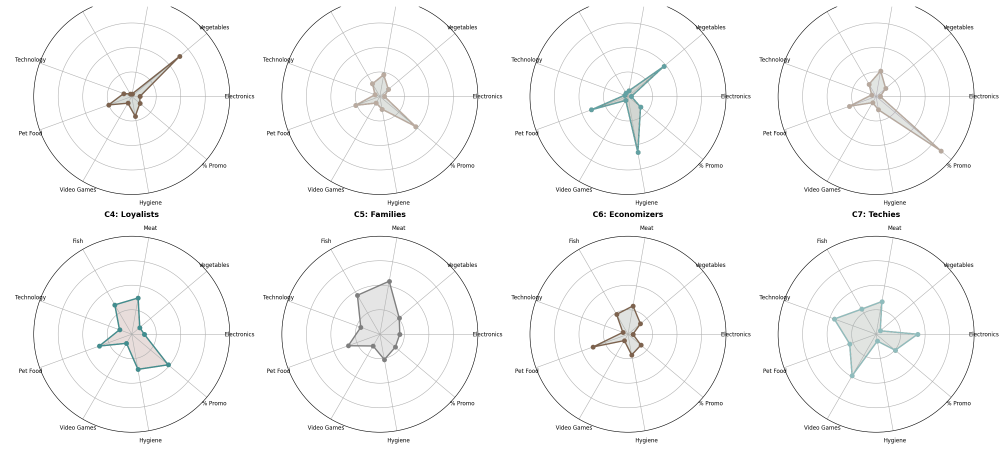
#> input picture web_app/imagens/charts/radar_individual.png, 3021 x 1355 px, found by its file name (shown at 1/3 size)
$ python process_nb4_images.py
#> lines starting #> are read from the running program, lines starting #| are printed output that depends on the picture; after the words box and inside, x2 and y2 are one past the last pixel; in counts of white or black regions, pixels touching at a corner belong together
import os
import numpy as np
from PIL import Image

def hex_to_rgb(h):
    h = h.lstrip('#')
    return tuple(int(h[i:i+2], 16) for i in (0, 2, 4))

old_colors = np.array([
    [31, 119, 180],   # 0: blue
    [255, 127, 14],   # 1: orange
    [44, 160, 44],    # 2: green
    [214, 39, 40],    # 3: red
    [148, 103, 189],  # 4: purple
    [140, 86, 75],    # 5: brown
    [227, 119, 194],  # 6: pink
    [127, 127, 127],  # 7: gray
    [188, 189, 34],   # 8: olive
    [23, 190, 207],   # 9: cyan
])

segment_colors_hex = {
    0: "#8B9D83", # Sage Green
    1: "#D3A975", # Warm Sand
    2: "#B07D62", # Terracotta
    3: "#6B7D7D", # Slate Blue/Grey
    4: "#E0C3A0", # Light Beige
    5: "#9D5C4A", # Rust
    6: "#C5A880", # Camel
    7: "#5C6B5D"  # Forest Green
}
new_colors = np.array([hex_to_rgb(segment_colors_hex[i]) for i in range(8)])

def process_image(img_path, crop_top=60):
#> called with crop_top = 60
    if not os.path.exists(img_path):
        return

    img = Image.open(img_path).convert("RGB")
#> img is the input picture: PIL image 3021x1355 RGB; mean R, G, B 249.3, 249.4, 249.3

    if crop_top > 0:
        img = img.crop((0, crop_top, img.width, img.height))
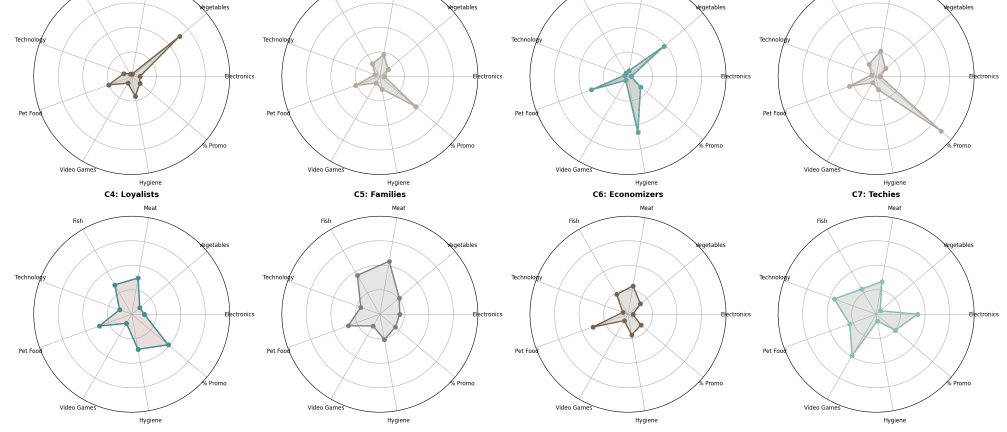
#> img: PIL image 3021x1295 RGB (shown at 1/3 size); mean R, G, B 249.1, 249.2, 249.1

    pixels = np.array(img, dtype=np.float32)
    max_c = np.max(pixels, axis=2)
    min_c = np.min(pixels, axis=2)
    saturation = max_c - min_c
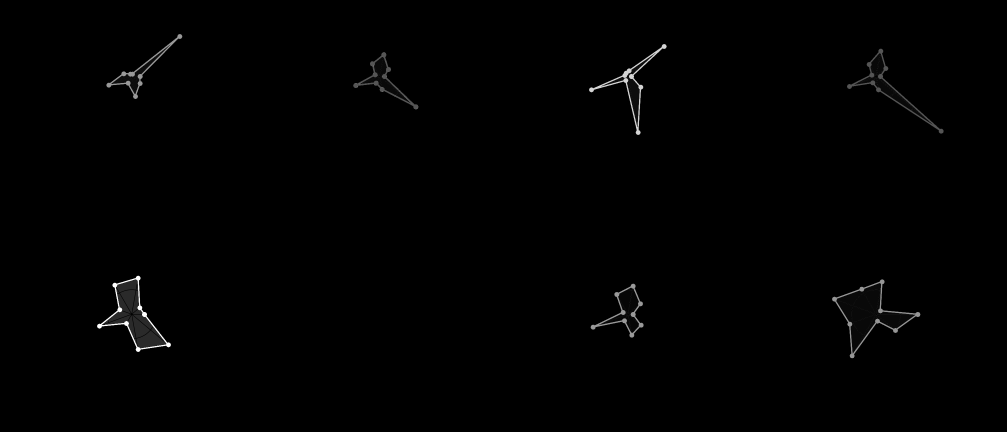
#> saturation: shape (1295, 3021) float32 (shown at 1/3 size); min 0, max 78, mean 0.4; drawn with min black and max white

    mask = saturation > 15
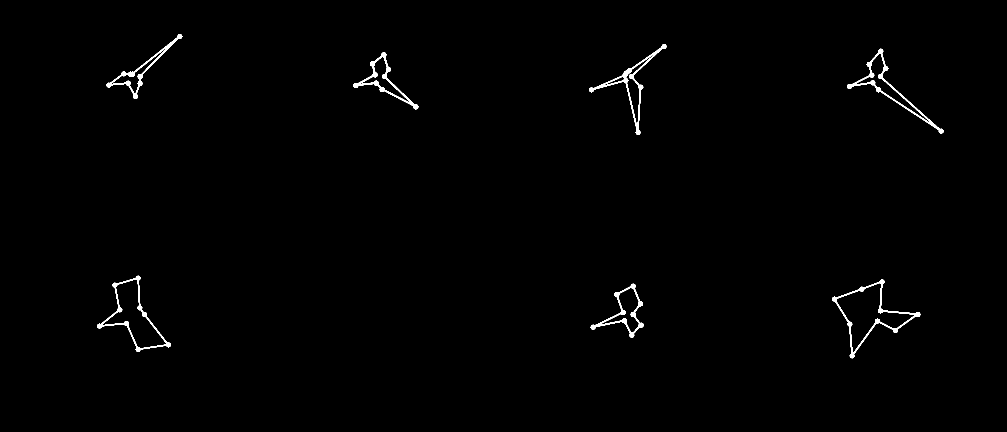
#> mask: shape (1295, 3021) bool (shown at 1/3 size); 0.67% white; 7 white regions, largest, box (x1, y1, x2, y2) and area: (2496, 838, 2761, 1075) 4252, (2541, 146, 2831, 401) 4217, (1767, 132, 2000, 405) 4089
    colored_pixels = pixels[mask]

    if len(colored_pixels) > 0:
        cp_norm = colored_pixels / np.linalg.norm(colored_pixels, axis=1, keepdims=True)
        tab10_norm = old_colors / np.linalg.norm(old_colors, axis=1, keepdims=True)

        similarity = np.dot(cp_norm, tab10_norm.T)
        best_match = np.argmax(similarity, axis=1)

        new_pixels = np.zeros_like(colored_pixels)
        for i in range(8):
            cluster_mask = (best_match == i)
            if not np.any(cluster_mask): continue
            cp = colored_pixels[cluster_mask]
            old_c = old_colors[i]
            new_c = new_colors[i]
            alpha = np.mean((255.0 - cp) / (255.0 - old_c + 1e-5), axis=1, keepdims=True)
            alpha = np.clip(alpha, 0, 1)
            new_pixels[cluster_mask] = alpha * new_c + (1 - alpha) * 255.0

        for i in [8, 9]:
            cluster_mask = (best_match == i)
            if np.any(cluster_mask):
                cp = colored_pixels[cluster_mask]
                old_c = old_colors[i]
                new_c = new_colors[i - 8]
                alpha = np.mean((255.0 - cp) / (255.0 - old_c + 1e-5), axis=1, keepdims=True)
                alpha = np.clip(alpha, 0, 1)
                new_pixels[cluster_mask] = alpha * new_c + (1 - alpha) * 255.0

        pixels[mask] = new_pixels

    img = Image.fromarray(np.clip(pixels, 0, 255).astype(np.uint8))

    padding_left = 30
    padding_top = 20
    padding_right = 10
    padding_bottom = 10

    new_width = img.width + padding_left + padding_right
#> new_width = 3061
    new_height = img.height + padding_top + padding_bottom
#> new_height = 1325
    new_img = Image.new("RGBA", (new_width, new_height), (255, 255, 255, 0))
    new_img.paste(img, (padding_left, padding_top))
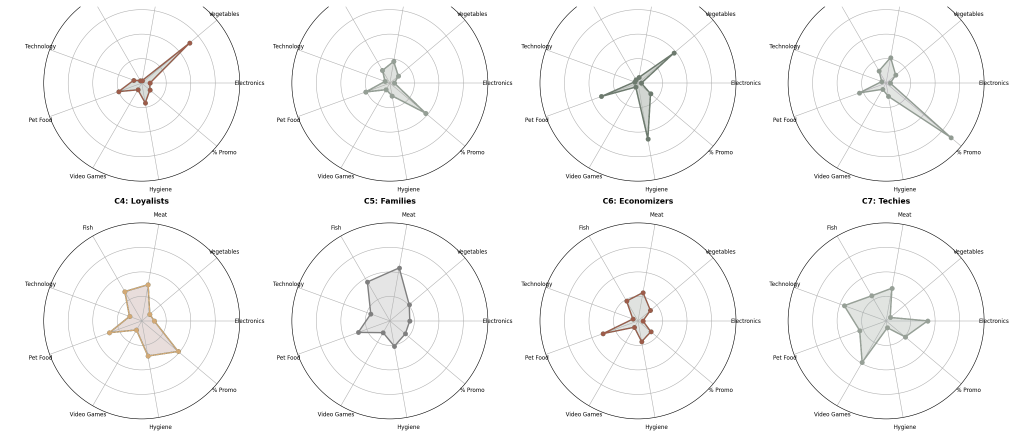
#> new_img: PIL image 3061x1325 RGBA (shown at 1/3 size); mean R, G, B, A 249.4, 249.3, 249.2, 246; transparent parts drawn white

    new_img.save(img_path)
    print(f"Processed {os.path.basename(img_path)}")

charts_dir = r"c:\Users\carlo\Documents\Semestre 4\ML 2\costumer_seg_app_cm\imagens\charts"
images_to_process = [
    "radar_individual.png",
    "radar_combined.png",
    "feature_barplots.png"
]

for img_name in images_to_process:
    process_image(os.path.join(charts_dir, img_name), crop_top=60)
#> pass 2 of the loop `for img_name in images_to_process:`:
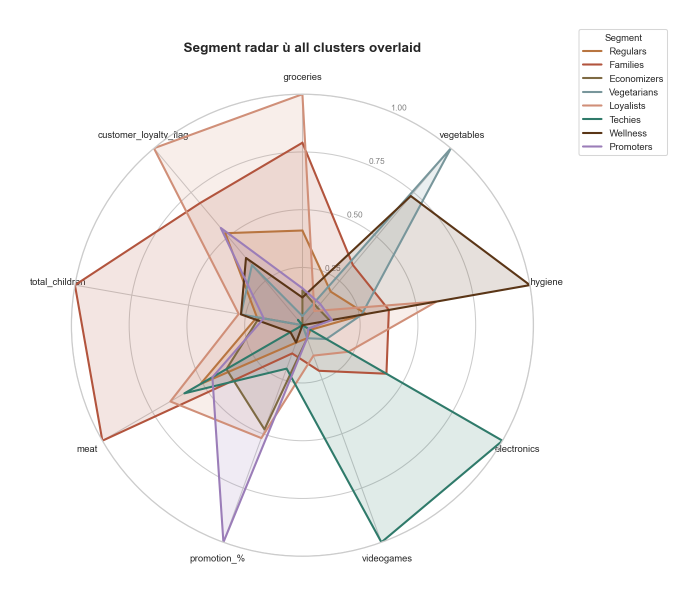
#> input picture web_app/imagens/charts/radar_combined.png, 1394 x 1186 px, found by its file name (shown at 1/2 size)
#> max_c: shape (1126, 1394) float32
#> min_c: shape (1126, 1394) float32
#> saturation: shape (1126, 1394) float32
#> in process_image (call 2), `mask = saturation > 15`:
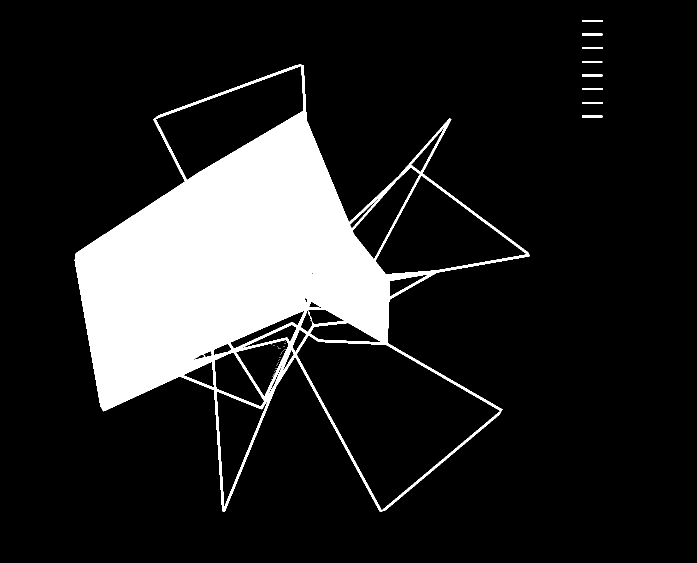
#> mask: shape (1126, 1394) bool (shown at 1/2 size); 14.4% white; 45 white regions (36 under 20 px), largest, box (x1, y1, x2, y2) and area: (149, 129, 1059, 1024) 225361, (1164, 40, 1205, 44) 164, (1164, 67, 1205, 71) 164
#> the loop in process_image (call 2), `for i in range(8):` made 8 passes
#> alpha on pass 7: [1, 1, 1, 1, 1, 1, 1, 1, 1, 1, 1, 1, 1]
#> in process_image (call 2), `new_img.paste(img, (padding_left, padding_top))`:
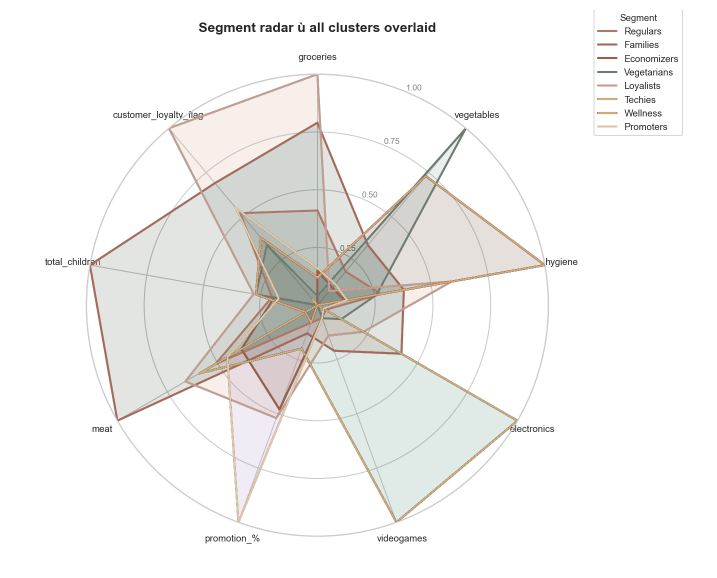
#> new_img: PIL image 1434x1156 RGBA (shown at 1/2 size); mean R, G, B, A 243.2, 242.6, 241.2, 241.5; transparent parts drawn white
#> pass 3 of the loop `for img_name in images_to_process:`:
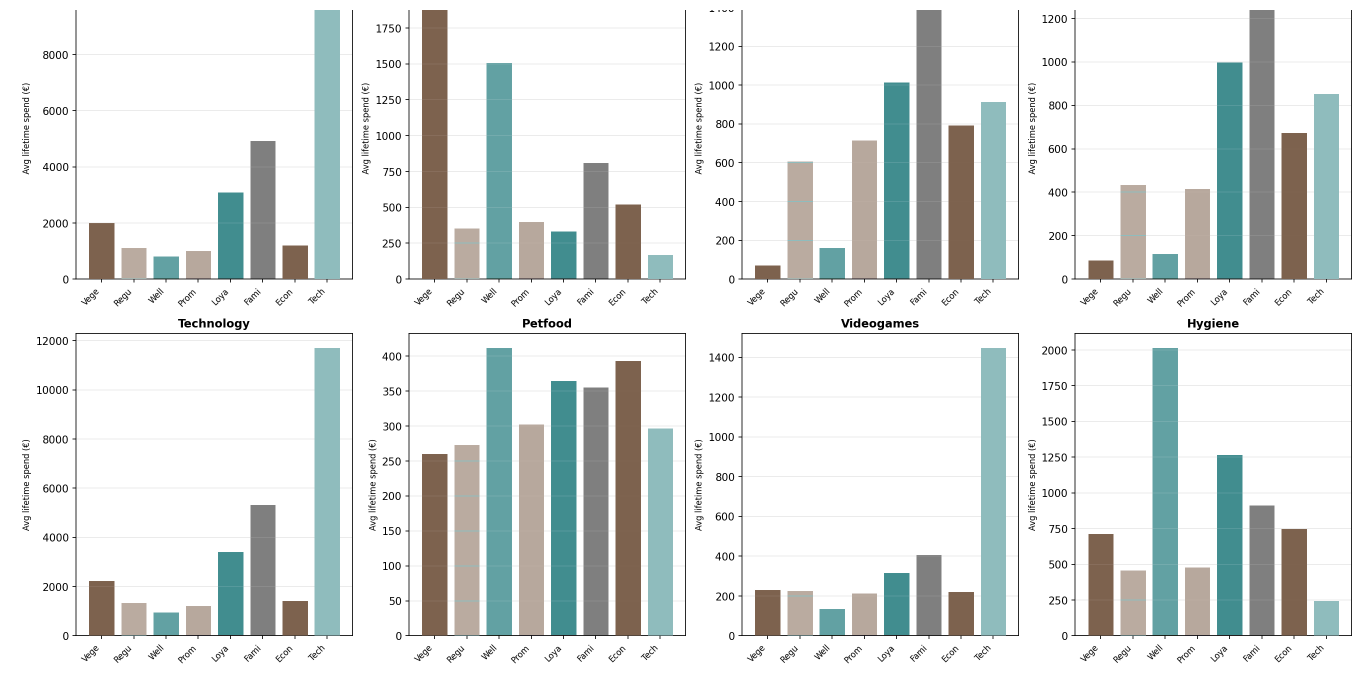
#> input picture web_app/imagens/charts/feature_barplots.png, 2728 x 1354 px, found by its file name (shown at 1/2 size)
#> in process_image, img is the input picture: PIL image 2728x1354 RGB; mean R, G, B 223.4, 227.4, 226.3
#> max_c: shape (1294, 2728) float32
#> min_c: shape (1294, 2728) float32
#> saturation: shape (1294, 2728) float32
#> in process_image (call 3), `mask = saturation > 15`:
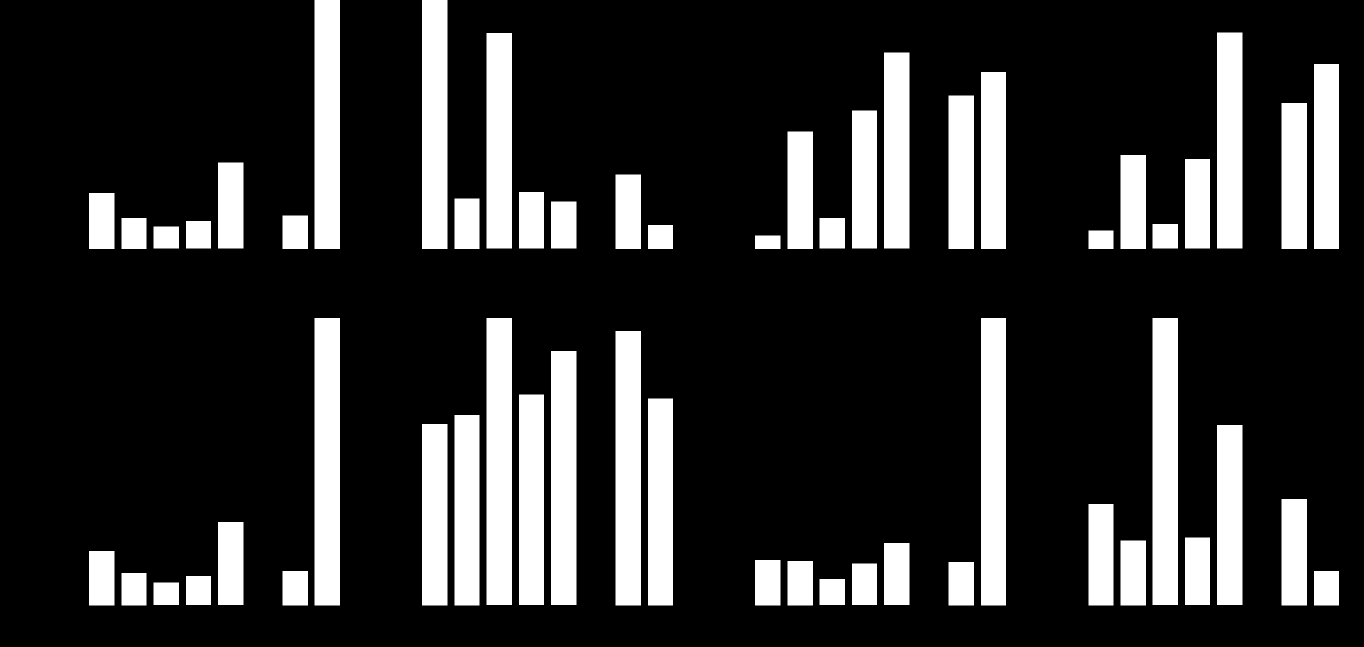
#> mask: shape (1294, 2728) bool (shown at 1/2 size); 18.3% white; 56 white regions, largest, box (x1, y1, x2, y2) and area: (629, 636, 680, 1211) 29325, (973, 636, 1024, 1210) 29274, (2305, 636, 2356, 1210) 29274
#> in process_image (call 3), `new_img.paste(img, (padding_left, padding_top))`:
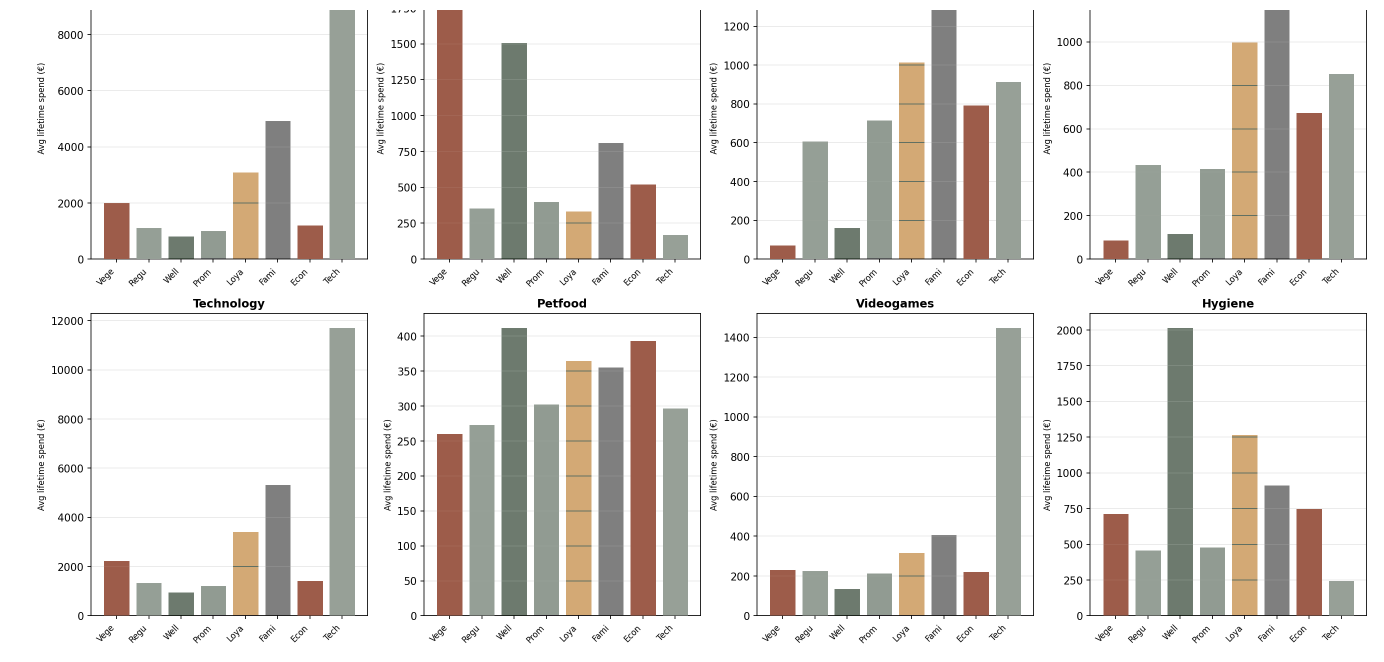
#> new_img: PIL image 2768x1324 RGBA (shown at 1/2 size); mean R, G, B, A 228.7, 225.6, 222.2, 245.6; transparent parts drawn white
